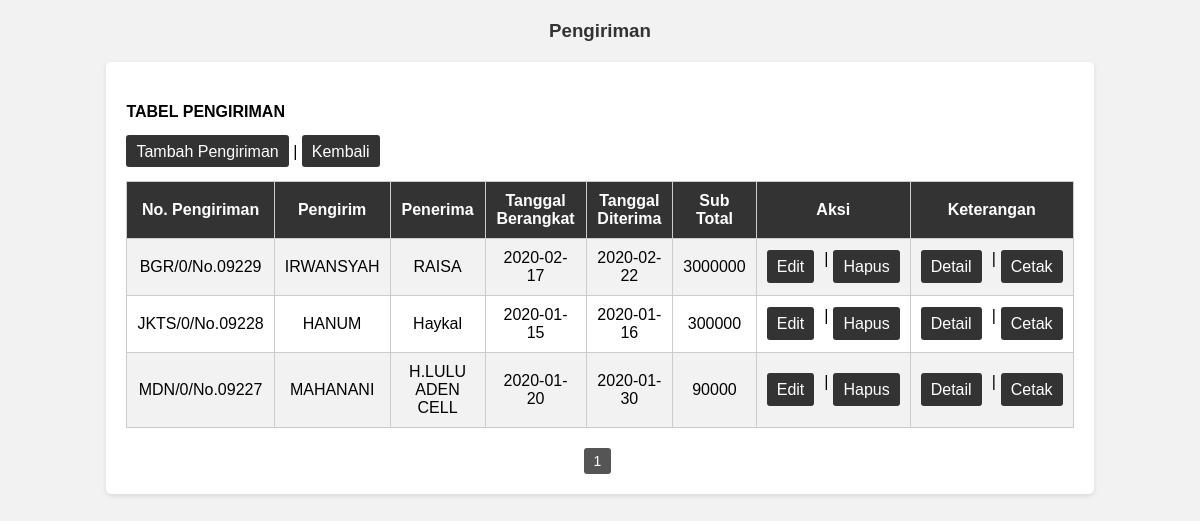
/pengirimanibrahim/Pengiriman/pengirimanlihat.php, run on the app's committed database.
### tables this page shows
CREATE TABLE `pengiriman` (
  `No_Pengiriman` varchar(20) NOT NULL,
  `Kemasan` varchar(20) DEFAULT NULL,
  `Diskon` varchar(20) DEFAULT NULL,
  `Sub_Total` varchar(30) DEFAULT NULL,
  `Ongkos_Kirim` varchar(40) DEFAULT NULL,
  `Keterangan` varchar(30) DEFAULT NULL,
  `Lain_lain` varchar(40) DEFAULT NULL,
  `Penjemputan` varchar(40) DEFAULT NULL,
  `Terbilang` varchar(40) DEFAULT NULL,
  `Operan` varchar(40) DEFAULT NULL,
  `Tgl_Berangkat` date DEFAULT NULL,
  `Penerusan` varchar(25) DEFAULT NULL,
  `Tgl_Diterima` date DEFAULT NULL,
  `Kd_Pengirim` int(11) NOT NULL,
  `Kd_Penerima` int(11) NOT NULL,
  `Service` varchar(10) DEFAULT NULL,
  `Isi_Diperiksa` varchar(20) NOT NULL
);

CREATE TABLE `datadiripengirim` (
  `Kd_Pengirim` int(11) NOT NULL,
  `Kd_Kelurahan` int(11) NOT NULL,
  `Nama_Pengirim` varchar(30) DEFAULT NULL,
  `Alamat_Pengirim` varchar(100) DEFAULT NULL,
  `No_Telp_Pengirim` varchar(15) DEFAULT NULL
);

CREATE TABLE `datadiripenerima` (
  `Kd_Penerima` int(11) NOT NULL,
  `Kd_Kelurahan` int(11) NOT NULL,
  `Nama_Penerima` varchar(30) DEFAULT NULL,
  `Alamat_Penerima` varchar(100) DEFAULT NULL,
  `No_Telp_Penerima` varchar(15) DEFAULT NULL
);

### pengirimanibrahim/Pengiriman/pengirimanlihat.php (the view, shortened to what this page needs)
<!DOCTYPE html>
<html>
<head>
</head>
<body>
    <h3>Pengiriman</h3>
    <form>
        <h4>TABEL PENGIRIMAN</h4>
        <a class="kembali" href="pengirimantambah.php">Tambah Pengiriman</a> | <a class="kembali" href="../index.php">Kembali</a>
        <table border="1" align="center" width="100%">
            <tr bgcolor="green">
                <th>No. Pengiriman</th>
                <th>Pengirim</th>
                <th>Penerima</th>
                <th>Tanggal Berangkat</th>
                <th>Tanggal Diterima</th>
                <th>Sub Total</th>
                <th>Aksi</th>
                <th>Keterangan</th>
            </tr>
            <?php
                include '../config.php';
                $limit = 10;
                $page = isset($_GET['page']) ? $_GET['page'] : 1;
                $start = ($page - 1) * $limit;
                $query = mysqli_query($db, "SELECT pengiriman.No_Pengiriman, datadiripengirim.Nama_Pengirim, datadiripenerima.Nama_Penerima, pengiriman.Tgl_Diterima, pengiriman.Tgl_Berangkat, pengiriman.Sub_Total
                 FROM pengiriman INNER JOIN datadiripengirim ON pengiriman.Kd_Pengirim = datadiripengirim.Kd_Pengirim INNER JOIN datadiripenerima ON pengiriman.Kd_Penerima= datadiripenerima.Kd_Penerima LIMIT $start, $limit");
                while ($data = mysqli_fetch_array($query)) {
            ?>
                    <tr>
                        <td><?php echo $data['No_Pengiriman']; ?></td>
                        <td><?php echo $data['Nama_Pengirim']; ?></td>
                        <td><?php echo $data['Nama_Penerima']; ?></td>
                        <td><?php echo $data['Tgl_Berangkat']; ?></td>
                        <td><?php echo $data['Tgl_Diterima']; ?></td>
                        <td><?php echo $data['Sub_Total']; ?></td>
                        <td>
                            <div class="action-buttons">
                                <a class="edit" href="pengirimanubah1.php?No_Pengiriman=<?php echo $data['No_Pengiriman']; ?>">Edit</a> |
                                <a class="hapus" href="pengirimanhapus.php?No_Pengiriman=<?php echo $data['No_Pengiriman']; ?>" onclick="return confirm('yakin hapus?')">Hapus</a>
                            </div>
                        </td>
                        <td>
                            <div class="action-buttons">
                                <a class="edit" href="notadetail.php?No_Pengiriman=<?php echo $data['No_Pengiriman']; ?>">Detail</a> |
                                <a class="hapus" href="notacetak.php?No_Pengiriman=<?php echo $data['No_Pengiriman']; ?>">Cetak</a>
                            </div>
                        </td>
                    </tr>
            <?php
                }
            ?>
        </table>
        <div class="pagination">
            <?php
                $total_pages = ceil(mysqli_num_rows(mysqli_query($db, "SELECT * FROM pengiriman")) / $limit);
                for ($i = 1; $i <= $total_pages; $i++) {
                    if ($i == $page) {
                        echo '<a href="?page=' . $i . '" class="current">' . $i . '</a>';
                    } else {
                        echo '<a href="?page=' . $i . '">' . $i . '</a>';
                    }
                }
            ?>
        </div>
    </form>
</body>
</html>

### pengirimanibrahim/Pengiriman/pengirimanlihat.php (style rules this page uses)
body { font-family: Arial, sans-serif; background-color: #f2f2f2; }
h3 { color: #333; text-align: center; margin-top: 20px; }
form { margin: 20px auto; width: 80%; background-color: #fff; padding: 20px; border-radius: 5px; box-shadow: 0 2px 5px rgba(0, 0, 0, 0.1); }
table { width: 100%; border-collapse: collapse; margin-top: 20px; }
table td, table th { padding: 10px; border: 1px solid #ccc; text-align: center; }
table th { background-color: #333; color: #fff; }
table tr:nth-child(even) { background-color: #f2f2f2; }
.edit, .hapus, .kembali { padding: 7.5px 10px; background-color: #333; color: #fff; text-decoration: none; border-radius: 3px; }
.edit { margin-right: 5px; }
.kembali { margin-top: 1px; }
.pagination { margin-top: 20px; text-align: center; }
.pagination a { display: inline-block; padding: 5px 10px; background-color: #333; color: #fff; text-decoration: none; border-radius: 3px; font-size: 14px; margin-right: 5px; }
.pagination a.current { background-color: #555; }
.action-buttons { display: flex; justify-content: center; gap: 5px; }

### data on the page
pengiriman: No_Pengiriman "BGR/0/No.09229", Kd_Pengirim.Nama_Pengirim "IRWANSYAH", Kd_Penerima.Nama_Penerima "RAISA", Tgl_Berangkat "2020-02-17", Tgl_Diterima "2020-02-22", Sub_Total "3000000"
pengiriman: No_Pengiriman "JKTS/0/No.09228", Kd_Pengirim.Nama_Pengirim "HANUM", Kd_Penerima.Nama_Penerima "Haykal", Tgl_Berangkat "2020-01-15", Tgl_Diterima "2020-01-16", Sub_Total "300000"
pengiriman: No_Pengiriman "MDN/0/No.09227", Kd_Pengirim.Nama_Pengirim "MAHANANI", Kd_Penerima.Nama_Penerima "H.LULU ADEN CELL", Tgl_Berangkat "2020-01-20", Tgl_Diterima "2020-01-30", Sub_Total "90000"
